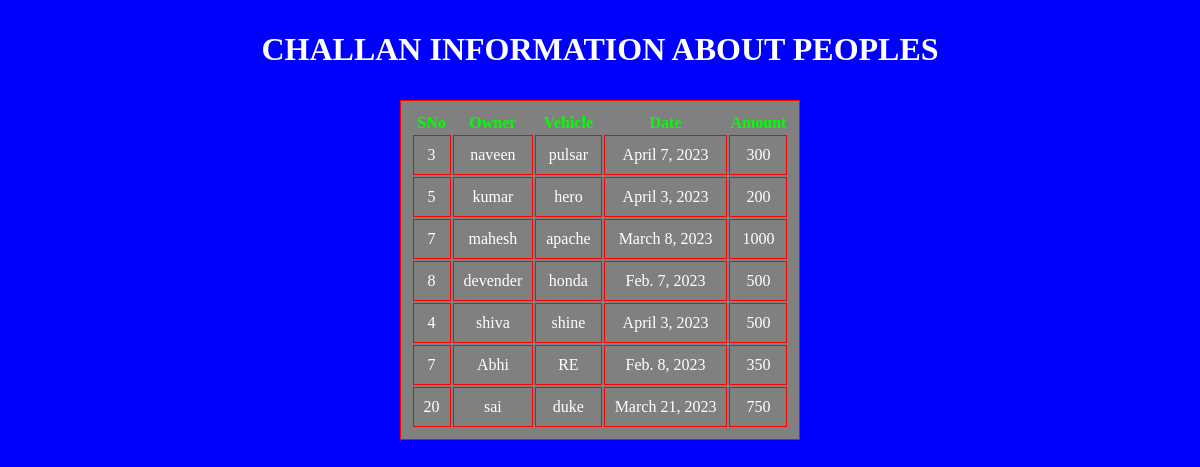
The page /pasinfo/ on the database its author committed.
### app1/models.py (models this page shows)
class Challan(models.Model):
    sno=models.IntegerField()
    owner=models.CharField(max_length=50)
    vehicle=models.CharField(max_length=50)
    date=models.DateField()
    amount=models.IntegerField()

### app1/views.py (the view)
# urls.py: path('pasinfo/',views.PasView),
def PasView(request):
    pas_list=Challan.objects.all()
    my_dict={'pas_list':pas_list}
    return render(request,'app1/pas.html',context=my_dict)

### templates/app1/pas.html (shortened to what this page needs)
<!DOCTYPE html>
{% load static %}
<html lang="en">
<head>
    <link rel="stylesheet" href="{% static "css/demo1.css" %}">
</head>
<body>
<div class="container" align="center">
    <h1>CHALLAN INFORMATION ABOUT PEOPLES</h1>
    {% if pas_list %}
    <table>
        <thead>
        <th>SNo</th>
        <th>Owner</th>
        <th>Vehicle</th>
        <th>Date</th>
        <th>Amount</th>
        </thead>
        {% for pas in pas_list %}
        <tr>
            <td>{{pas.sno}}</td>
            <td>{{pas.owner}}</td>
            <td>{{pas.vehicle}}</td>
            <td>{{pas.date}}</td>
            <td>{{pas.amount}}</td>
        </tr>
        {% endfor %}
        {% endif %}
    </table>
</div>
</body>
</html>

### static/css/demo1.css (style rules this page uses)
h1 { color:white; text-align:center; padding:10px; }
thead { background:grey; color:lime; text-align:center; }
td,table { background:grey; color:white; text-align:center; border:1px solid red; padding:10px; }
body { background:blue; }
.container { background:blue; color:white; }

### rows shown on the page
Challan: sno "3", owner "naveen", vehicle "pulsar", date "April 7, 2023", amount "300"
Challan: sno "5", owner "kumar", vehicle "hero", date "April 3, 2023", amount "200"
Challan: sno "7", owner "mahesh", vehicle "apache", date "March 8, 2023", amount "1000"
Challan: sno "8", owner "devender", vehicle "honda", date "Feb. 7, 2023", amount "500"
Challan: sno "4", owner "shiva", vehicle "shine", date "April 3, 2023", amount "500"
Challan: sno "7", owner "Abhi", vehicle "RE", date "Feb. 8, 2023", amount "350"
Challan: sno "20", owner "sai", vehicle "duke", date "March 21, 2023", amount "750"
